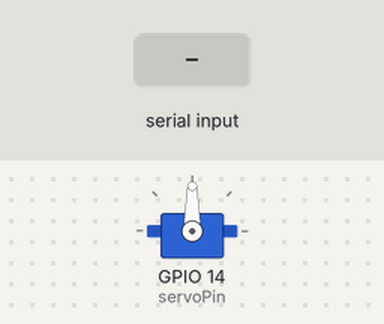
The sketch below on a simulated ESP32. Shown: servo. The inputs (shaded band) are chosen by the test bench. What the sketch prints to the serial monitor is not drawn.

Above: at 1.2 s.
1.3 s: "90,45\n" received over Serial
At 2.4 s:
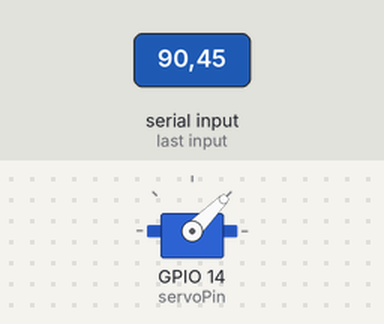
2.8 s: "30,150\n" received over Serial
At 3.5 s:
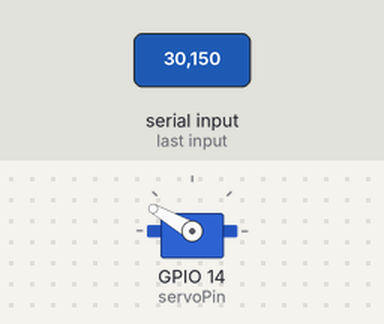
4.3 s: "5\n" received over Serial
At 4.7 s:
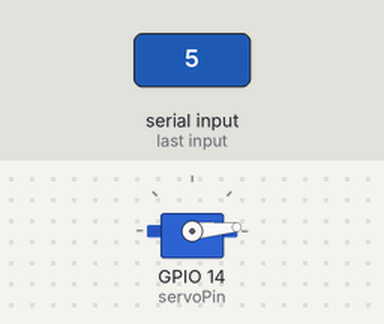
5.8 s: "200\n" received over Serial
At 7.0 s:
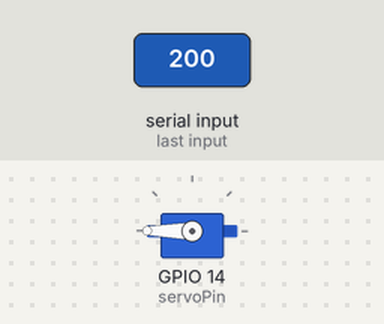
7.3 s: "90\n" received over Serial
At 8.1 s:
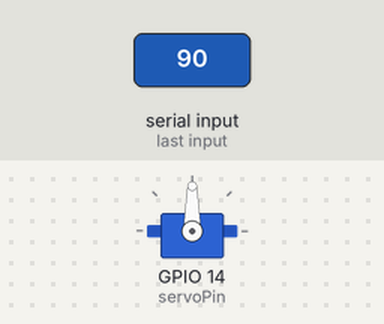
Timing chart, 0 to 9.8 s (numbered marks = the images above; inputs shaded):
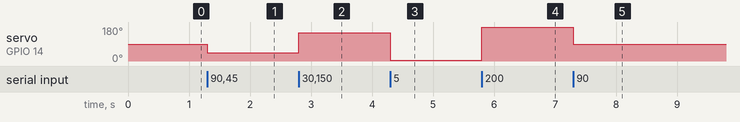

Measured:
- after the input at 1.3 s, servo on GPIO 14 (servoPin): 90° → 45° at once
- after the input at 2.8 s, servo on GPIO 14 (servoPin): 45° → 150° at once
- after the input at 4.3 s, servo on GPIO 14 (servoPin): 150° → 5° at once
- after the input at 5.8 s, servo on GPIO 14 (servoPin): 5° → 180° at once
- after the input at 7.3 s, servo on GPIO 14 (servoPin): 180° → 90° at once

The sketch:

servo_180.ino
```cpp
//驱动180读舵机
//接线 棕色 负极   红色 5V    橘黄色 信号线 D4
#include <ESP32Servo.h>

#define servoPin 14

Servo servo1;

void setup() {
    Serial.begin(115200);
    servo1.attach(servoPin);
}

void loop() {
 if (Serial.available() > 0) {
    int angle = Serial.parseInt();

    // 如果 angle 不等于 0，说明成功读取到了有效的角度值
    if (angle != 0) {
      // 将角度限制在0到180度之间
      angle = constrain(angle, 0, 180);

      // 控制舵机转动到指定角度
      servo1.write(angle);

      // 显示当前舵机角度
      Serial.print("舵机角度：");
      Serial.println(angle);
    }
  }
}
```
